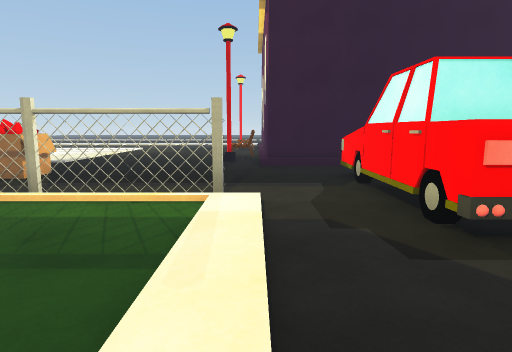
view 1 (above)

19 first-person views from a walk through a scene from a Unity 3-D project. The camera is 1.4 m above the floor, tilts 8° down and sees 75° across. The floor is counted in squares, 1 m on a side. Each view is taken from the middle of a square. On the plan, view 1 faces up. The plan holds only what a view shows up to about 15 squares ahead; the rest is blank. The place goes on beyond the plan. The player character is not drawn. Some animated figures are left out. Surface patterns are stand-ins for the level's own textures.

view 2
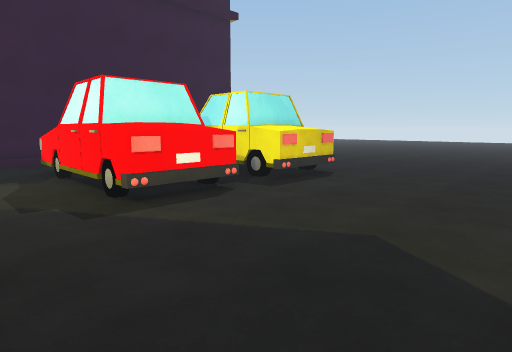

view 3
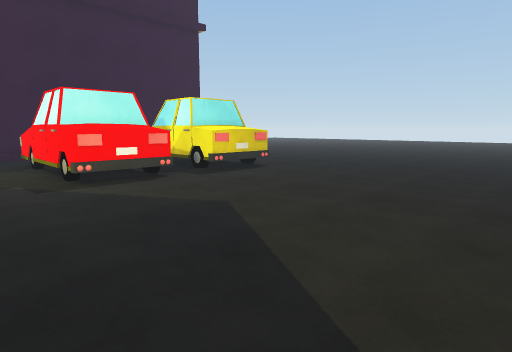

view 4
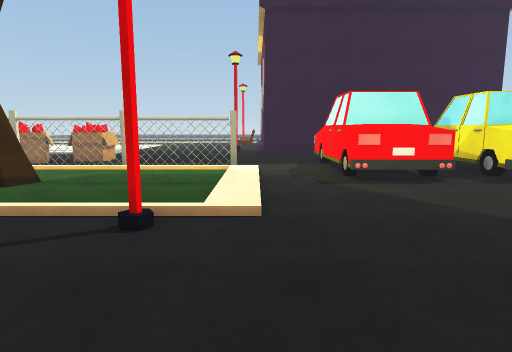

view 5
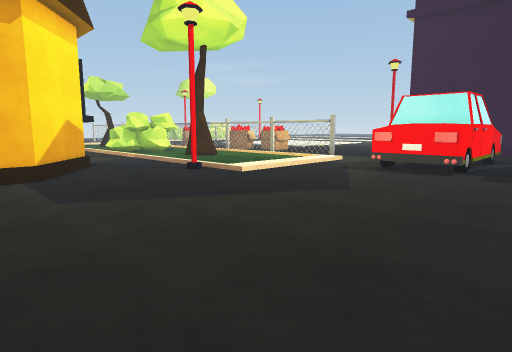

view 6
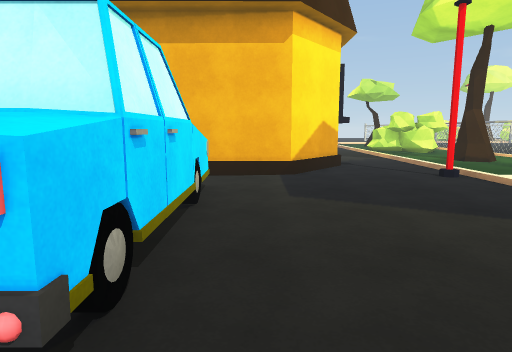

view 7
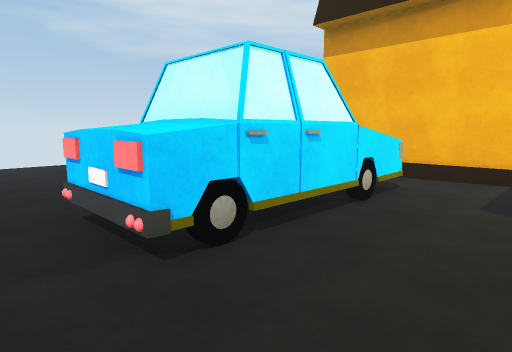

view 8
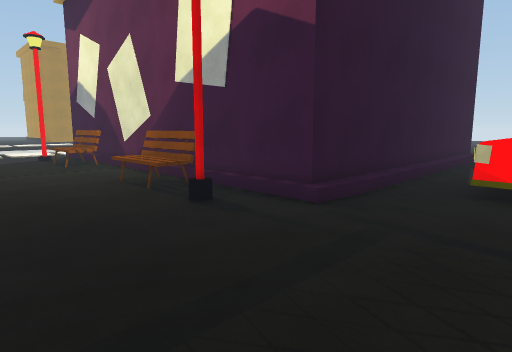

view 9
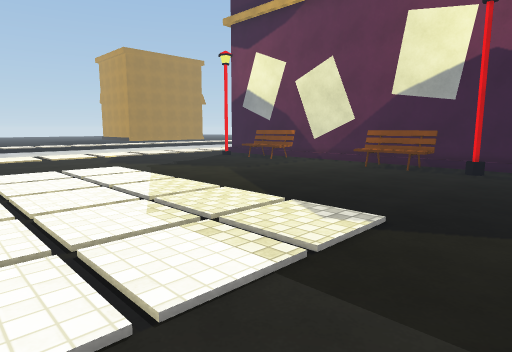

view 10
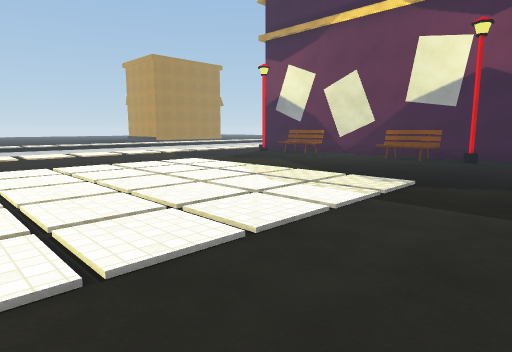

view 11
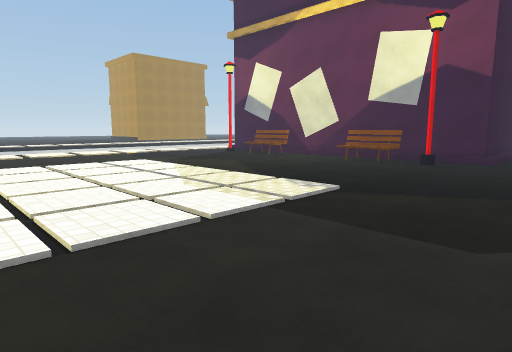

view 12
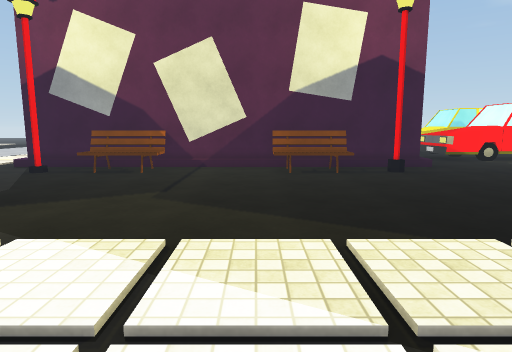

view 13
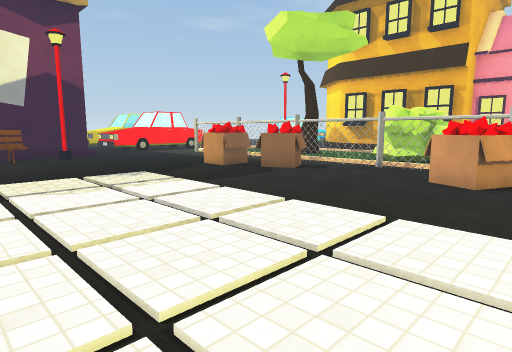

view 14
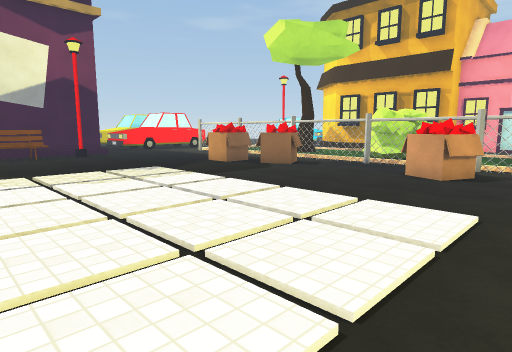

view 15
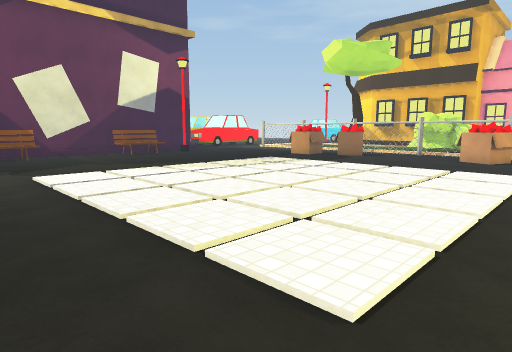

view 16
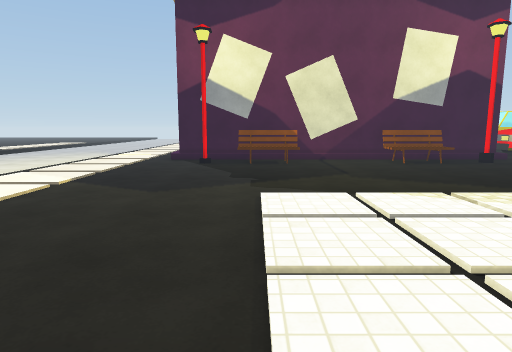

view 17
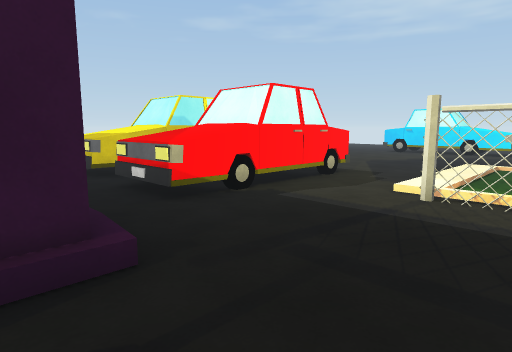

view 18
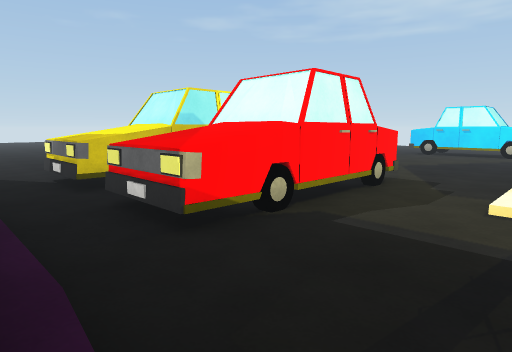

view 19
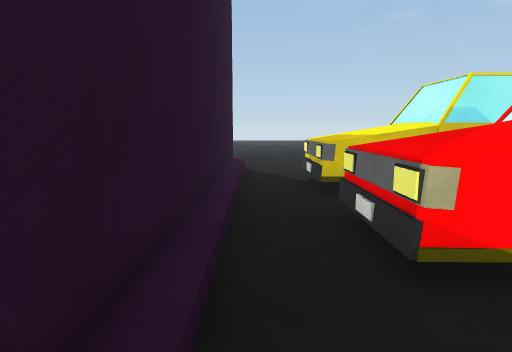

### Floor plan
Key: @ floor where view 1 was taken; # wall or solid block; x gap in a wall; . main floor; - floor 0.25 m lower than the main floor; / step, stairs or slope; = window, fence, low wall or low ledge; ^ raised ledge; C car; B bench.
Columns run from 19 left of view 1 to 8 right of it. Each row starts with its distance up from view 1.
 26 . ................x/#
 25  .................BB#
 24 ..................BB#
 23 ..................BB#
 22 ..................BB#
 21  ...................#
 20 ....................#
 19  ...................#
 18 ..................^##
 17 ..................^##
 16 ..................=##
 15  ...................#
 14  .................#.#
 13  ...................########
 12  ...........................
 11  ..........##.........CCC.CC
 10  ..#.....####.........CCC.CC
  9  ..##....###..........CCC.CC
  8   . .....x............CCC.CC
  7   x##xxx##xxx##xxx#...CCC.CC
  6   // /////  ////////..CCC.CC
  5       ##    ......//..CCC.CC
  4   .. ####    #....//..CCC.CC
  3   .. ##     ##....//........
  2             ......//........
  1              .....//........
  0             .....#.@........
 -1             ................
 -2             ................
 -3              ##.............
 -4               ###...........
 -5                 ##..........
 -6                  #..........
 -7                  #.CCCCCCC..
 -8                  #.     CC..
 -9                  #      CC.
-10                         CC.
-11                          ..
-12                          ..
-13                          --
-14                         ---
-15                         ---
-16                         --
-17                         --
-18                        ---
-19                        ---
-20                        ---
-21                        ---

Where each view was taken, in squares from view 1:
view 1: 0 up, 0 right, facing up
view 2: 2 down, 0 right, facing up-right
view 3: 5 down, 0 right, facing up-right
view 4: 5 down, 0 right, facing up
view 5: 7 down, 8 right, facing up-left
view 6: 6 down, 8 right, facing left
view 7: 4 down, 8 right, facing down-left
view 8: 9 up, 5 left, facing up-right
view 9: 12 up, 13 left, facing up-right
view 10: 11 up, 17 left, facing up-right
view 11: 10 up, 15 left, facing up-right
view 12: 19 up, 12 left, facing right
view 13: 19 up, 18 left, facing down-right
view 14: 20 up, 19 left, facing down-right
view 15: 26 up, 19 left, facing down-right
view 16: 24 up, 15 left, facing right
view 17: 14 up, 3 left, facing down-right
view 18: 13 up, 1 left, facing down-right
view 19: 12 up, 0 right, facing right
